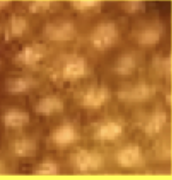
#> input picture scales1.png, 172 x 180 px
$ jupyter execute Testing-Watershed.ipynb
#> lines starting #> are read from the running program, lines starting #| are printed output that depends on the picture; after the words box and inside, x2 and y2 are one past the last pixel; in counts of white or black regions, pixels touching at a corner belong together
[cell 1]
import numpy as np
import cv2
from matplotlib import pyplot as plt

#Thresholding image
#source: https://opencv-python-tutroals.readthedocs.io/en/latest/py_tutorials/py_imgproc/py_thresholding/py_thresholding.html
img = cv2.imread('scales1.png')
#> img is the input picture: shape (180, 172, 3); mean B, G, R 49.8, 116.8, 179.9
gray = cv2.cvtColor(img, cv2.COLOR_BGR2GRAY)
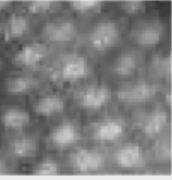
#> gray: shape (180, 172); min 50, max 236, mean 128
#gray = cv2.cvtColor(img, cv2.COLOR_BGR2RGB) - this conversion does not allow distance transform to work
ret, thresh = cv2.threshold(gray, 145, 255, cv2.THRESH_BINARY) #adjust second parameter for different results
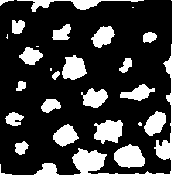
#> thresh: shape (180, 172); 24.3% white; 27 white regions (6 under 20 px), largest, box (x1, y1, x2, y2) and area: (0, 44, 172, 180) 2328, (114, 144, 145, 168) 545, (94, 120, 123, 144) 504
plt.imshow(thresh, 'gray')
plt.title('BINARY')
plt.show()

[cell 2]
#Finding sure background and foreground
#source: https://opencv-python-tutroals.readthedocs.io/en/latest/py_tutorials/py_imgproc/py_watershed/py_watershed.html

# noise removal
kernel = np.ones((3,3),np.uint8)
opening = cv2.morphologyEx(thresh,cv2.MORPH_OPEN,kernel, iterations = 2)
#> opening: shape (180, 172); 22% white; 24 white regions (1 under 20 px), largest, box (x1, y1, x2, y2) and area: (0, 150, 172, 180) 1765, (114, 146, 145, 167) 537, (94, 120, 122, 142) 469

# sure background area
sure_bg = cv2.dilate(opening,kernel,iterations=3)
#> sure_bg: shape (180, 172); 40.6% white; 22 white regions, largest, box (x1, y1, x2, y2) and area: (0, 117, 172, 180) 4310, (60, 54, 89, 82) 727, (50, 122, 80, 149) 667

# Finding sure foreground area
dist_transform = cv2.distanceTransform(opening,cv2.DIST_L2,5)
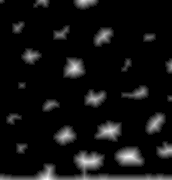
#> dist_transform: shape (180, 172) float32; min 0, max 11.39, mean 0.756; drawn with min black and max white
ret, sure_fg = cv2.threshold(dist_transform,0.3*dist_transform.max(),255,0)
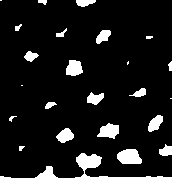
#> sure_fg: shape (180, 172) float32; 9.6% white; 24 white regions (5 under 20 px), largest, box (x1, y1, x2, y2) and area: (0, 153, 172, 180) 947, (117, 149, 142, 164) 302, (97, 123, 119, 139) 235
#> ret = 3.42
#adjust second parameter for different results (original tutorial had 0.7)

# Finding unknown region
sure_fg = np.uint8(sure_fg)
unknown = cv2.subtract(sure_bg,sure_fg)
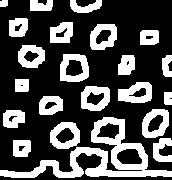
#> unknown: shape (180, 172); 31% white; 22 white regions, largest, box (x1, y1, x2, y2) and area: (0, 117, 172, 178) 2826, (60, 54, 89, 82) 514, (50, 122, 80, 149) 492

plt.subplot(2, 2, 1), plt.imshow(dist_transform, 'gray')
plt.title('Sure Foreground Dist Trans')
plt.subplot(2, 2, 2), plt.imshow(sure_fg, 'gray')
plt.title('Sure Foreground Threshold')
plt.subplot(2, 2, 3), plt.imshow(sure_bg, 'gray')
plt.title('Sure Background')
plt.subplot(2, 2, 4), plt.imshow(unknown, 'gray')
plt.title('Unknown')
plt.show()

[cell 3]
# Marker labelling
ret, markers = cv2.connectedComponents(sure_fg)
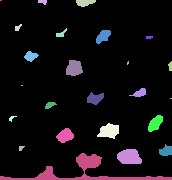
#> markers: shape (180, 172) int32; 25 distinct labels, from 0 to 24; one colour per label, 0 black
#> ret = 25

# Add one to all labels so that sure background is not 0, but 1
markers = markers+1
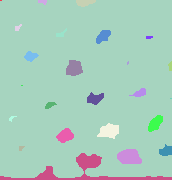
#> markers: shape (180, 172) int32; 25 distinct labels, from 1 to 25; one colour per label, 0 black

# Now, mark the region of unknown with zero
markers[unknown==255] = 0
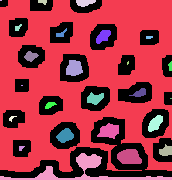
#> markers: shape (180, 172) int32; 26 distinct labels, from 0 to 25; one colour per label, 0 black

plt.imshow(markers)
plt.show()

[cell 4]
markers = cv2.watershed(img,markers)
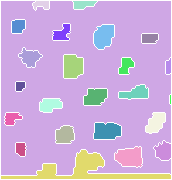
#> markers: shape (180, 172) int32; 25 distinct labels, from -1 to 25; one colour per label, 0 black, -1 white
img[markers == -1] = [255,0,0]
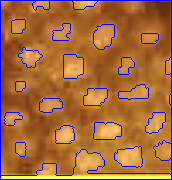
#> img: shape (180, 172, 3); 7.04% of pixels changed, all inside (x1, y1, x2, y2) = (0, 0, 172, 180)

plt.imshow(markers)
plt.show()

$ run again, with no_grid.png copied over scales1.png
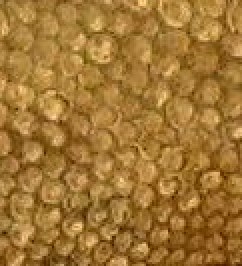
#> input picture no_grid.png, 121 x 133 px (shown 2 times larger)
#> img is the input picture: shape (133, 121, 3); mean B, G, R 52.7, 117.9, 161.4
#> thresh: shape (133, 121); 19.7% white in thin lines or dots
#> opening: shape (133, 121); 1.7% white; 9 white regions (1 under 20 px), largest, box (x1, y1, x2, y2) and area: (24, 50, 31, 59) 54, (9, 43, 17, 51) 51, (19, 35, 25, 40) 30
#> sure_bg: shape (133, 121); 7% white; 8 white regions, largest, box (x1, y1, x2, y2) and area: (6, 32, 28, 54) 309, (21, 47, 34, 62) 186, (87, 2, 98, 13) 121
#> `ret, sure_fg = cv2.threshold(dist_transform,0.3*dist_transform.max(),2..`: ret = 1.08
#> unknown: shape (133, 121); 6.2% white; 8 white regions, largest, box (x1, y1, x2, y2) and area: (6, 32, 28, 54) 271, (21, 47, 34, 62) 156, (87, 2, 98, 13) 112
#> `ret, markers = cv2.connectedComponents(sure_fg)`: ret = 10
#> `markers = cv2.watershed(img,markers)`:
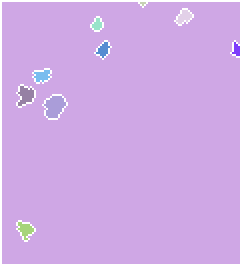
#> markers: shape (133, 121) int32 (shown 2 times larger); 11 distinct labels, from -1 to 10; one colour per label, 0 black, -1 white
#> `img[markers == -1] = [255,0,0]`:
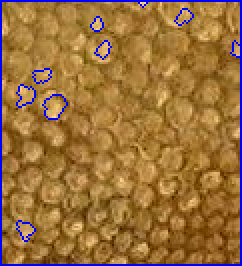
#> img: shape (133, 121, 3) (shown 2 times larger); 4.31% of pixels changed, all inside (x1, y1, x2, y2) = (0, 0, 121, 133)

$ run again, with overlapping_scales.png copied over scales1.png
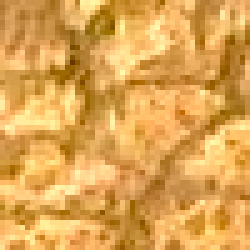
#> input picture overlapping_scales.png, 50 x 50 px (shown 5 times larger)
#> img is the input picture: shape (50, 50, 3); mean B, G, R 83.3, 165.2, 222.4
#> thresh: shape (50, 50); 78.5% white; black in thin lines or dots
#> opening: shape (50, 50); 55.8% white; 4 black regions (2 under 20 px), largest, box (x1, y1, x2, y2) and area: (0, 0, 50, 50) 1071, (0, 27, 5, 36) 28
#> sure_bg: shape (50, 50); 89% white; 5 black regions (2 under 20 px), largest, box (x1, y1, x2, y2) and area: (0, 0, 20, 14) 171, (19, 41, 27, 50) 46, (47, 8, 50, 21) 39
#> `ret, sure_fg = cv2.threshold(dist_transform,0.3*dist_transform.max(),2..`: ret = 1.92
#> unknown: shape (50, 50); 52.4% white; 14 black regions (4 under 20 px), largest, box (x1, y1, x2, y2) and area: (0, 18, 43, 41) 453, (19, 0, 43, 16) 184, (0, 0, 20, 14) 171
#> `ret, markers = cv2.connectedComponents(sure_fg)`: ret = 10
#> `img[markers == -1] = [255,0,0]`:
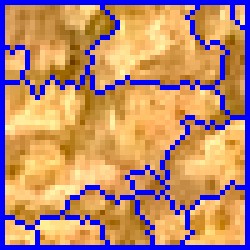
#> img: shape (50, 50, 3) (shown 5 times larger); 16.36% of pixels changed, all inside (x1, y1, x2, y2) = (0, 0, 50, 50)
